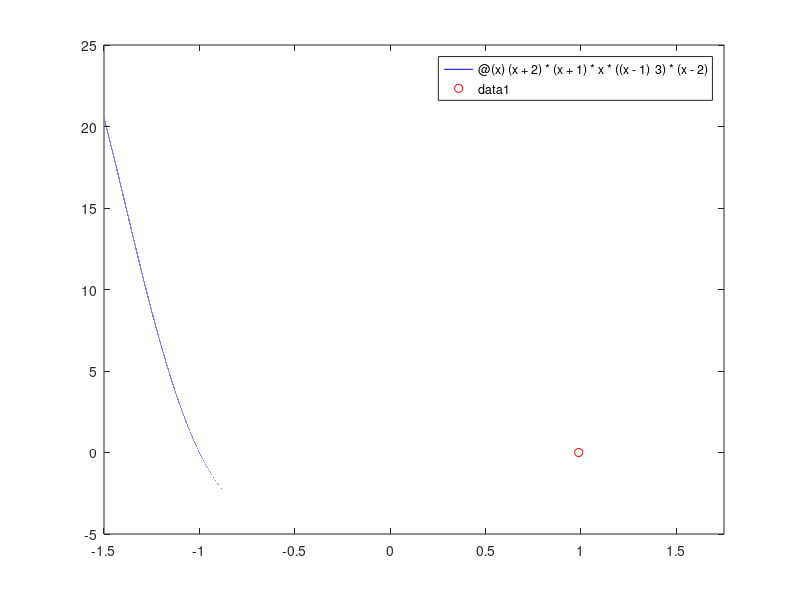

Here is the MATLAB script that generated this plot:
clc
clear all
close all
%intervalo inferior
a=-1.5;
%intervalo superior
b=1.75;
%funcao
%f=@(x) x^3 + 4*x^2 - 10;
f=@(x) (x+2)*(x+1)*x*((x-1)^3)*(x-2);
%tolerancia relativa
e1=0.00001;
%tolerancia absoluta
e2=0.00005;
%tolerancia
tol=10^-4;
%numero maximo de iteracoes
%nmax=1000;
nmax= log2(b-a) - log2(tol);
nmax = ceil(nmax)

fafb = f(a)*f(b)
fa = abs(f(a));
fb = abs(f(b));
iterador = 1;

if ( fafb > 0 )
    fprintf('Intervalo [%d, %d] inadequado', a, b);
else
   
    %5
    while ( fa > e2 && fb > e2 &&  iterador < nmax)
        dist_ab = abs(a-b);
        err_relativo = e1*a;
        if (dist_ab < err_relativo) %5.1
            fprintf('Saida [%d, %d] minimo', a, b);
            break
        else    
            p= (a+b)/2; %5.2
            if (f(p)*f(a) < 0) %5.3
                b = p;
            else 
                a = p;
            end
            %meu intervalo eh [a,p] ou [p,b]
            fprintf('n:%d, a:%d, b:%d, p:%d, fp: %d\n', iterador, a, b, p, f(p));
        
            iterador = iterador + 1;
            fa = abs(f(a));
            fb = abs(f(b)); 
        end
    end
end

%intervalo inferior
a=-1.5;
%intervalo superior
b=1.75;
%plot da função
if 1
figure(1)
fplot(@(x) (x+2)*(x+1)*x*((x-1)^3)*(x-2), [a, b], 'b') 
hold on
plot(p, f(p), 'ro');
hold off
end